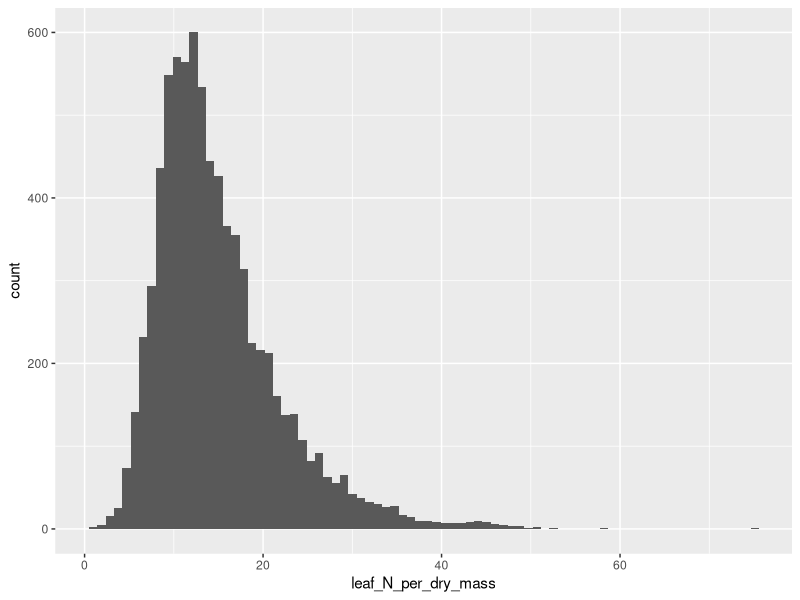

Write R code to recreate this figure. (Note: this script raises an error after producing the figure.)
# AusStoich Exploratory Data Analysis 
# Libraries & functions 
library(here)
library(rlang)
library(tidyverse)

histogram <- function(data, variable, bins = NULL, ylim = NULL) {
  label <- englue('{{variable}}')
  
  ggplot(data, aes(x = {{variable}})) + 
    geom_histogram(bins = bins) + 
    coord_cartesian(ylim = ylim)
}

# Data import 
all_data <- read_csv(
  file = here('Inputs', 'AusStoich_merged_final.csv'),
  na = c('', 'NA', '#N/A','uncertain'),
  col_types = cols(
    woodiness = col_factor(c('0', '1')),
    reclass_life_history = col_factor(c('short', 'long')),
    putative_BNF = col_factor(c('0', '1')),
    myc_type = col_factor(c('AM', 'EcM', 'EcM-AM', 'ErM', 'NM', 'NM-AM'))
  )
)

# Finding outliers 
all_data |> count(across(woodiness:putative_BNF))
all_data |> filter(woodiness == 1 & reclass_life_history == 'short') |> 
  distinct(species_binom) 

all_data |> histogram(leaf_N_per_dry_mass, 80)
outliers <- all_data |> filter(leaf_N_per_dry_mass > 60) |> bind_rows(outliers)

all_data |> histogram(leaf_P_per_dry_mass, 80)
outliers <- all_data |> filter(leaf_P_per_dry_mass > 9) |> bind_rows(outliers)

all_data |> histogram(leaf_C_per_dry_mass, 80) 
outliers <- all_data |> filter(leaf_C_per_dry_mass > 650) |> bind_rows(outliers)
